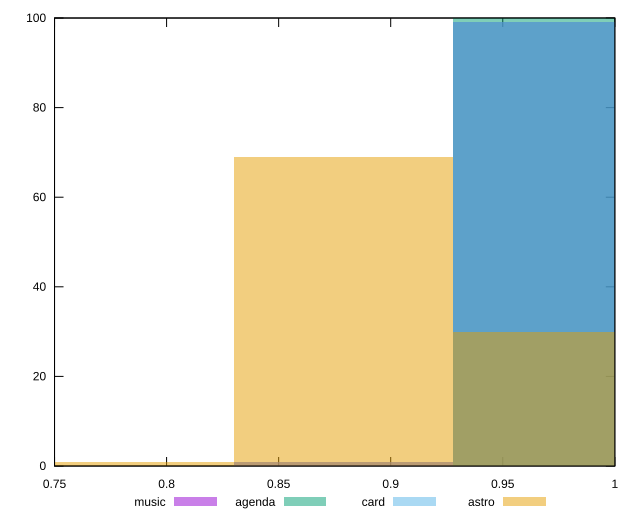

Source code (gnuplot):
reset

$music <<EOF
0.878996254378874 1
0.9766625048654155 99
EOF

$agenda <<EOF
0.9766625048654155 100
EOF

$card <<EOF
0.878996254378874 1
0.9766625048654155 99
EOF

$astro <<EOF
0.7813300038923324 1
0.878996254378874 69
0.9766625048654155 30
EOF

set key outside below
set boxwidth 0.09766625048654155
set xrange [0.75:1]
set yrange [0:100]
set trange [0:100]
set style fill transparent solid 0.5 noborder
set terminal svg size 640, 520 enhanced background rgb 'white'
set output "reports/report_00031_2021-02-24T23-18-18.084Z/unminified-javascript/comparison/histogram/all_score.svg"

plot $music title "music" with boxes, \
     $agenda title "agenda" with boxes, \
     $card title "card" with boxes, \
     $astro title "astro" with boxes

reset
